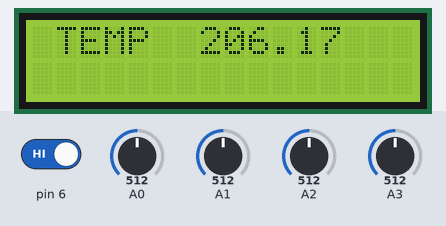
Recording of a sketch running on a simulated Arduino Uno, built with avr-gcc and run on an emulated ATmega328P. On the bench: 16×2 character LCD. The test bench sets the inputs (shaded band); at power-on: pin 6 HIGH, A0 = 512, A1 = 512, A2 = 512, A3 = 512. What the sketch prints to the serial monitor is not drawn.

Above: at 2.6 s.
2.7 s: pin 6 driven LOW
At 7.2 s:
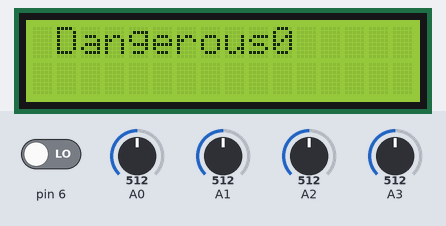
7.5 s: pin 6 driven HIGH
At 9.8 s:
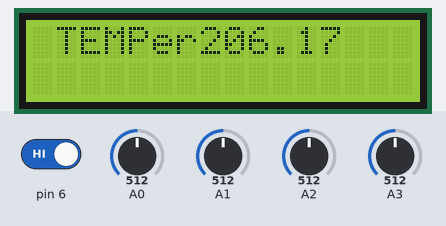
10.5 s: A0 set to 610
At 13.4 s:
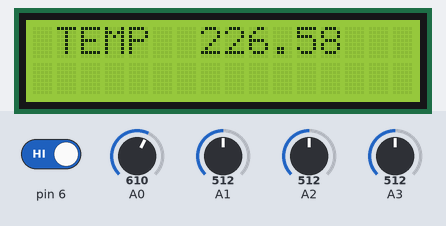
14.5 s: A1 set to 610
At 18.5 s:
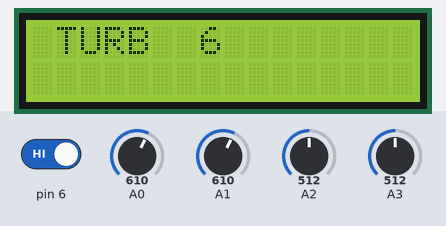
19.6 s: A2 set to 610
At 23.6 s:
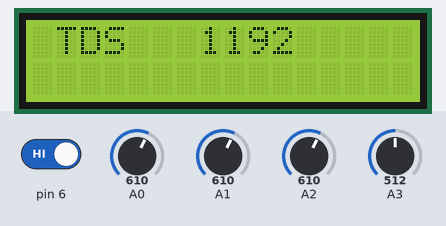
24.6 s: A3 set to 610
At 27.0 s:
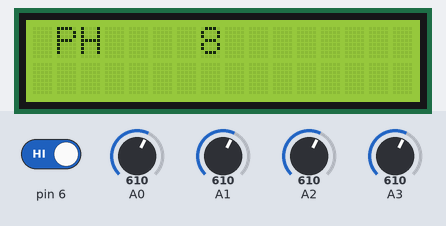
Timing chart, 0 to 28.5 s (numbered marks = the images above; inputs shaded):
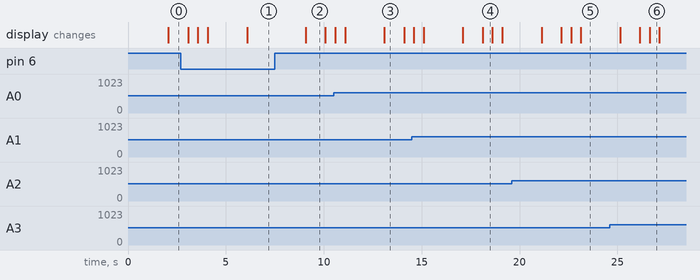

The sketch:

exquisite_elzing_bigery1.ino
```cpp
#include <LiquidCrystal.h>
LiquidCrystal lcd(12,11,5,4,3,2);
void setup()
{
  Serial.begin(9600);
  lcd.begin(16,2);
}
void loop()
{
  //water temperature
  pinMode(14, INPUT);
  int temp;
  temp=analogRead(14);
  float voltage=temp*5;
  voltage=voltage/24;
  float temperatureC=voltage-0.5;
  temperatureC=temperatureC+100;
  delay(500);
  //temperature end

  //turbidity of water
  pinMode(15, INPUT);
  int turbidity;
  int turl;
  turbidity=analogRead(A1);
  turl= map(turbidity,0,471,0,5);
  delay(500);
  //turbidity end

  //TDS sensor as potentiometer
  pinMode(16,INPUT);
  int TDS;
  int TDS1;
  TDS=analogRead(2);
  TDS1=map(TDS,0,1023,0,2000);
  delay(500);
  //TDS sensor end

  //PH sensor replaced by potentiometer
  pinMode(17,INPUT);
  int PH;
  int PH1;
  PH=analogRead(3);
  PH1=map(PH,0,1023,0,14);
  delay(500);
  //PH sensor end

  Serial.print("temperature:");
  Serial.println(temperatureC);
  Serial.print("TURBIDITY:");
  Serial.println(turl);
  Serial.print("TDS:");
  Serial.println(TDS1);
  Serial.print("PH:");
  Serial.println(PH1);
  //LCD for drinking use
  pinMode(6,INPUT);
  int dis;
  dis=digitalRead(6);
  if (dis==LOW)
  {
    if (turl>=4 && TDS<600 && (PH1>=6.5 && PH1<7))
    {


      lcd.setCursor(1,0);
      lcd.print("Domestic use");
      Serial.println("Domestic Use");
    }
      else
      {

      lcd.setCursor(1,0);
      lcd.print("Dangerous");
      Serial.println("Dangerous");
        delay(1000);
      }

  }
      dis=digitalRead(6);
      if (dis==HIGH)
      {
        //LCD display for temperature
       lcd.setCursor(1,0); lcd.print("TEMP");
       lcd.setCursor(7,0); lcd.print(temperatureC);
        delay(1000);
        lcd.clear();
        //LCD display for Turbidity
   lcd.setCursor(1,0); lcd.print("TURB");
    lcd.setCursor(7,0); lcd.print(turl);
        delay(500);
        lcd.clear();
         //LCD display for pH
         lcd.setCursor(1,0); lcd.print("PH");
         lcd.setCursor(7,0); lcd.print(PH1);
         delay(500);
         lcd.clear();

        //LCD display for TDS
    lcd.setCursor(1,0); lcd.print("TDS");
    lcd.setCursor(7,0); lcd.print(TDS1);

      }
}


  
```

Measured:
- after the input at 2.7 s, the display: first differs from a run without the input after 3.4 s (image 1)
- after the input at 7.5 s, the display: changes after 1.6 s (image 2)
- what the display in image 2 shows lasts 1.0 s, from 9.1 s to 10.1 s
- what the display in image 4 shows lasts 0.5 s, from 18.1 s to 18.6 s
